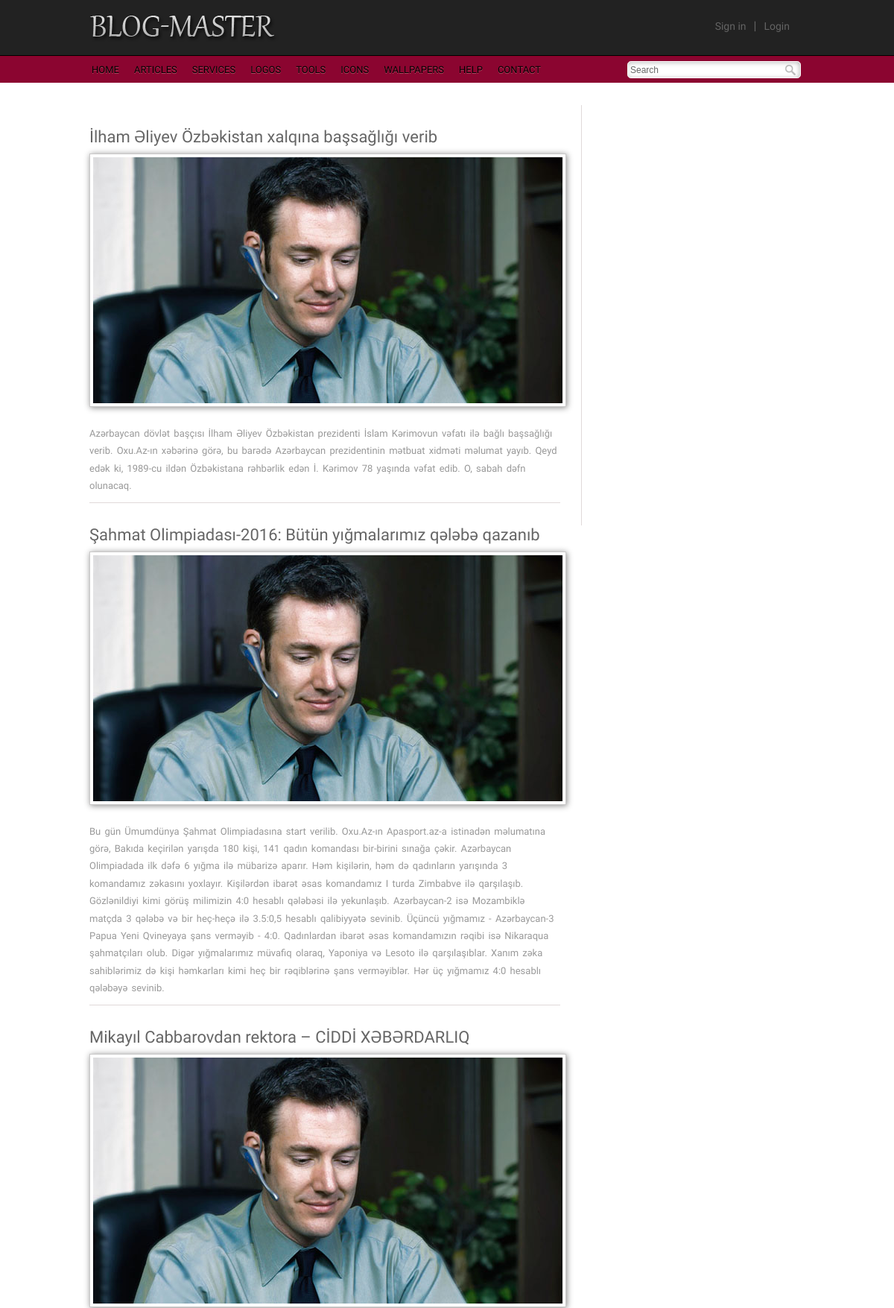
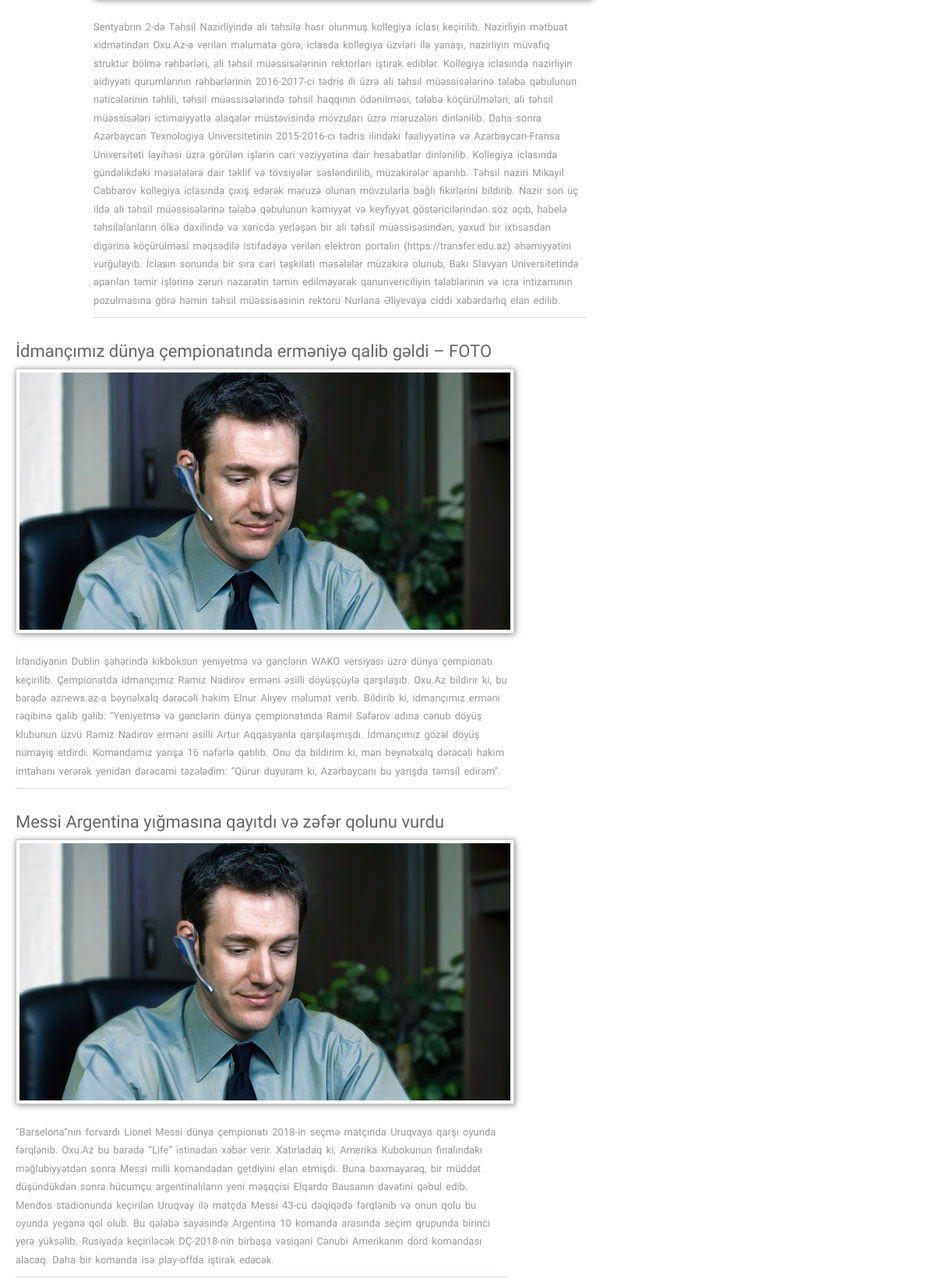
The page /single.php (upper part) on the database its author committed (2 pictures, top to bottom).
### tables this page shows
CREATE TABLE `news` (
  `id` int(11) NOT NULL,
  `title` varchar(1000) NOT NULL,
  `text` mediumtext NOT NULL,
  `img` varchar(200) NOT NULL
);

### php/crud/connect.php (called while the page is built, shortened)
<?php
   class Database {
      public $connect;
      function __construct($host,$user,$pass,$database) {
         $this->hostname = $host;
         $this->username = $user;
         $this->password = $pass;
         $this->db = $database;
         $this->connect = mysqli_connect($this->hostname,$this->username,$this->password,$this->db);
            return $this->connect;
      }
      public function select($table) {
         $sql = "SELECT * FROM $table";
         $query = mysqli_query($this->connect,$sql);
         return $query;
      }
   }
 ?>

### single.php (the view, shortened to what this page needs)
<!DOCTYPE HTML>
<html>
<head>
<link href="css/style.css" rel="stylesheet" type="text/css" media="all"/>
</head>
<body>
<div class="header">
	<div class="header_top">
		<div class="wrap">
			<div class="logo">
			     <a href="index.php"><img src="images/logo.png" alt="" /></a>
			</div>
			<div class="login_button">
			    <ul>
			    <li><a href="#">Sign in</a><li> |
			    <li><a href="php/login/index.php">Login</a></li>
			    </ul>
			</div>
		</div>
	</div>
	<div class="header_bottom">
		<div class="wrap">
			<div class="menu">
			    <ul>
			    	<li><a href="index.php">HOME</a></li>
			    	<li><a href="single.php">ARTICLES</a></li>
			    	<li><a href="single.php">SERVICES</a></li>
			    	<li><a href="#">LOGOS</a></li>
			    	<li><a href="single.php">TOOLS</a></li>
			    	<li><a href="single.php">ICONS</a></li>
			    	<li><a href="single.php">WALLPAPERS</a></li>
			    	<li><a href="index.php">HELP</a></li>
			    	<li><a href="contact.php">CONTACT</a></li>
			    </ul>
			</div>
			<div class="search_box">
			    <form>
			    <input type="text" value="Search" onfocus="this.value = '';" onblur="if (this.value == '') {this.value = 'Search';}"><input type="submit" value="">
			    </form>
			</div>
		</div>
	</div>
</div>
<div class="wrap">
	<div class="main">
		<div class="content">
		<?php
		include "php/crud/connect.php";
		$newDB = new Database("localhost","root","","blog");
		$id= $_GET['id'];
		$query = $newDB->select('news', $id);
		while($row = mysqli_fetch_assoc($query)) {?>
			<div class="box1">
			   <h2><a href="#"><?=$row['title']?></h2>
				<div class="top_img">
				   <img src="images/img2_630X330.jpg" alt="" />
				</div>
				<div class="data_desc">
				    <p><?=$row['text']?></p>
				</div>
			</div>
		</div>
		<?php }?>
</body>
</html>

### css/style.css (style rules this page uses)
html,body,div,span,applet,object,iframe,h1,h2,h3,h4,h5,h6,p,blockquote,pre,a,abbr,acronym,address,big,cite,code,del,dfn,em,img,ins,kbd,q,s,samp,small,strike,strong,sub,sup,tt,var,b,u,i,dl,dt,dd,ol,nav ul,nav li,fieldset,form,label,legend,table,caption,tbody,tfoot,thead,tr,th,td,article,aside,canvas,details,embed,figure,figcaption,footer,header,hgroup,menu,nav,output,ruby,section,summary,time,mark,audio,video { margin:0;padding:0;border:0;font-size:100%;font:inherit;vertical-align:baseline; }
ol,ul { list-style:none;margin:0;padding:0; }
a { text-decoration:none; }
img { max-width:100%; }
body { font-family: 'Monda', sans-serif; }
.wrap { width:1000px; margin:0 auto; }
.header_top { background:#222; border-bottom: 1px solid black; padding:5px 0; }
.header_bottom { background:#8B0530; border-top: 1px solid #920029; }
.logo { float:left; margin-left:15px; }
.login_button { float:right; color:#646464; margin:20px 30px; }
.login_button li { display:inline-block; }
.login_button li a { color:#646464; font-size:14px; padding:0 10px; }
.menu { float:left; margin-left:15px; }
.menu li { display:inline-block; }
.menu li a { text-decoration:none; display:block; color:#000; text-shadow: 0 1px 0 #fff; text-shadow: 0 1px 0 #B34761; font-size:13px; margin:10px 8px; }
.search_box { float:right; margin:6px 25px; border:1px solid #fff; background:#FFF; border-radius:0.3em; position:relative; -moz-box-shadow: inset -1px 1px 7px -1px #aaa; -webkit-box-shadow: inset -1px 1px 7px -1px #aaa; box-shadow: inset -1px 1px 7px -1px #aaa; }
.search_box input[type="text"] { border:none; outline:none; background:none; font-size:12px; color:#666; width:195px; padding:3px; }
.search_box input[type="submit"] { border:none; cursor:pointer; background:url(../images/search.png) no-repeat 9px 1px; position:relative; width:30px; }
.main { background:#fff; }
.content { float:left; width:680px; border-right:1px solid #E0D9D9; }
.box1 h2 a { font-size:22px; color:#666; }
.box1 { width:632px; margin:30px 20px; border-bottom:1px solid #E0D9D9; }
.box1 p { font-size:13px; word-spacing:2px; line-height:1.8em; color:#999; margin-bottom:10px; }
.top_img { text-align:center; margin:10px 0; }
.top_img img { border: 1px solid #CAC9C9; padding: 4px; box-shadow: 1px 1px 8px #888; }
.data_desc { margin-top:20px; }
.data_desc p { font-size:13px; word-spacing:2px; line-height:1.8em; color:#999; margin-bottom:10px; }

### rows shown on the page
news: title "İlham Əliyev Özbəkistan xalqına başsağlığı verib", text "Azərbaycan dövlət başçısı İlham Əliyev Özbəkistan prezidenti İslam Kərimovun vəfatı ilə bağlı başsağlığı verib. Oxu.Az-ın xəbərinə görə, bu barədə Azərbaycan prezidentinin mətbuat xidməti məlumat yayıb. Qeyd edək ki, 1989-cu ildən Özbəkistana rəhbərlik edən İ. Kərimov 78 yaşında vəfat edib. O, sabah dəfn olunacaq."
news: title "Şahmat Olimpiadası-2016: Bütün yığmalarımız qələbə qazanıb", text "Bu gün Ümumdünya Şahmat Olimpiadasına start verilib. Oxu.Az-ın Apasport.az-a istinadən məlumatına görə, Bakıda keçirilən yarışda 180 kişi, 141 qadın komandası bir-birini sınağa çəkir. Azərbaycan Olimpiadada ilk dəfə 6 yığma ilə mübarizə aparır. Həm kişilərin, həm də qadınların yarışında 3 komandamız zəkasını yoxlayır. Kişilərdən ibarət əsas komandamız I turda Zimbabve ilə qarşılaşıb. Gözlənildiyi kimi görüş milimizin 4:0 hesablı qələbəsi ilə yekunlaşıb. Azərbaycan-2 isə Mozambiklə matçda 3 qələbə və bir heç-heçə ilə 3.5:0,5 hesablı qalibiyyətə sevinib. Üçüncü yığmamız - Azərbaycan-3 Papua Yeni Qvineyaya şans verməyib - 4:0. Qadınlardan ibarət əsas komandamızın rəqibi isə Nikaraqua…"
news: title "Mikayıl Cabbarovdan rektora – CİDDİ XƏBƏRDARLIQ", text "Sentyabrın 2-də Təhsil Nazirliyində ali təhsilə həsr olunmuş kollegiya iclası keçirilib. Nazirliyin mətbuat xidmətindən Oxu.Az-a verilən məlumata görə, iclasda kollegiya üzvləri ilə yanaşı, nazirliyin müvafiq struktur bölmə rəhbərləri, ali təhsil müəssisələrinin rektorları iştirak ediblər. Kollegiya iclasında nazirliyin aidiyyəti qurumlarının rəhbərlərinin 2016-2017-ci tədris ili üzrə ali təhsil müəssisələrinə tələbə qəbulunun nəticələrinin təhlili, təhsil müəssisələrində təhsil haqqının ödənilməsi, tələbə köçürülmələri, ali təhsil müəssisələri ictimaiyyətlə əlaqələr müstəvisində mövzuları üzrə məruzələri dinlənilib. Daha sonra Azərbaycan Texnologiya Universitetinin 2015-2016-cı tədris…"
news: title "İdmançımız dünya çempionatında erməniyə qalib gəldi – FOTO", text "İrlandiyanın Dublin şəhərində kikboksun yeniyetmə və gənclərin WAKO versiyası üzrə dünya çempionatı keçirilib. Çempionatda idmançımız Ramiz Nadirov erməni əsilli döyüşçüylə qarşılaşıb. Oxu.Az bildirir ki, bu barədə aznews.az-a bəynəlxalq dərəcəli hakim Elnur Alıyev məlumat verib. Bildirib ki, idmançımız erməni rəqibinə qalib gəlib: “Yeniyetmə və gənclərin dünya çempionatında Ramil Səfərov adına cənub döyüş klubunun üzvü Ramiz Nadirov erməni əsilli Artur Aqqasyanla qarşılaşmışdı. İdmançımız gözəl döyüş nümayiş etdirdi. Komandamız yarışa 16 nəfərlə qatılıb. Onu da bildirim ki, mən beynəlxalq dərəcəli hakim imtahanı verərək yenidən dərəcəmi təzələdim: “Qürur duyuram ki, Azərbaycanı bu yarışda…"
news: title "Messi Argentina yığmasına qayıtdı və zəfər qolunu vurdu", text "“Barselona”nın forvardı Lionel Messi dünya çempionatı 2018-in seçmə matçında Uruqvaya qarşı oyunda fərqlənib. Oxu.Az bu barədə “Life” istinadən xəbər verir. Xatırladaq ki, Amerika Kubokunun finalındakı məğlubiyyətdən sonra Messi milli komandadan getdiyini elan etmişdi. Buna baxmayaraq, bir müddət düşündükdən sonra hücumçu argentinalıların yeni məşqçisi Elqardo Bausanın dəvətini qəbul edib. Mendos stadionunda keçirilən Uruqvay ilə matçda Messi 43-cü dəqiqədə fərqlənib və onun qolu bu oyunda yeganə qol olub. Bu qələbə sayəsində Argentina 10 komanda arasında seçim qrupunda birinci yerə yüksəlib. Rusiyada keçiriləcək DÇ-2018-nin birbaşa vəsiqəni Cənubi Amerikanın dörd komandası alacaq. Daha bir…"
